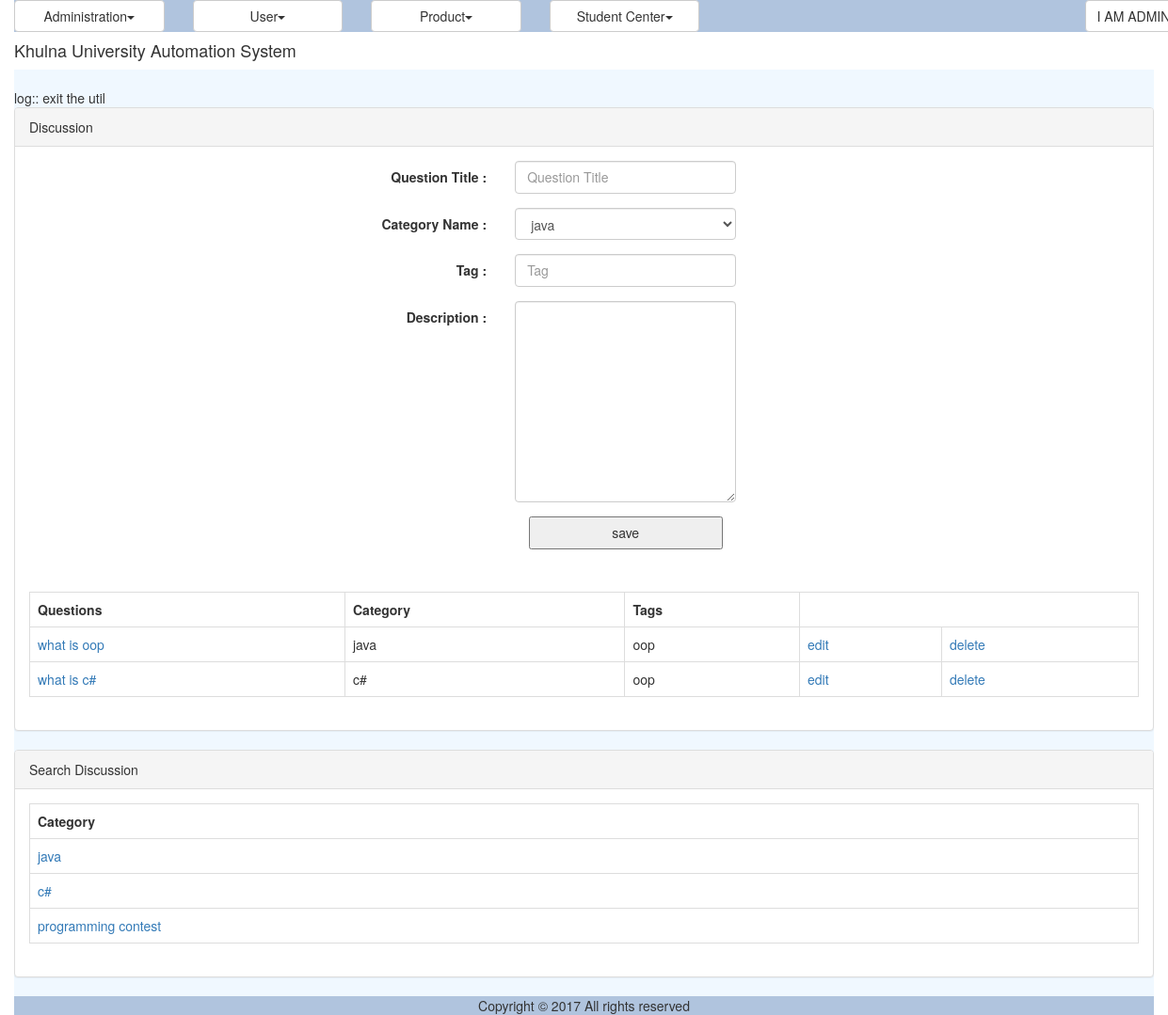
Page /discussion.php (signed in) on the committed database.
### tables this page shows
CREATE TABLE `tbl_discussion_category` (
  `ID` varchar(40) NOT NULL,
  `Name` varchar(40) NOT NULL
);

CREATE TABLE `tbl_discussion` (
  `ID` varchar(40) NOT NULL,
  `Title` varchar(150) NOT NULL,
  `CategoryID` varchar(40) NOT NULL,
  `Description` varchar(300) NOT NULL,
  `Tag` varchar(200) NOT NULL,
  `CreationDate` datetime NOT NULL,
  `CreatorID` varchar(40) NOT NULL
);

### modules/forum/ui/blade/view.discussion.blade.php (called while the page is built, shortened)
<?php
include_once './util/class.util.php';
include_once '/../../bao/class.discussionbao.php';
include_once '/../../bao/class.discussionCategorybao.php';
$_DiscussionBAO = new DiscussionBAO();
$_DiscussionCategoryBAO = new DiscussionCategoryBAO();
?>

### modules/forum/bao/class.discussionCategorybao.php (called while the page is built, shortened)
<?php
include_once './util/class.util.php';
include_once '/../dao/class.discussionCategorydao.php';
Class DiscussionCategoryBAO{
	private $_DiscussionCategoryDAO;
	function DiscussionCategoryBAO(){
		$this->_DiscussionCategoryDAO = new DiscussionCategoryDAO();
	}
	public function getAllDiscussionCategorys(){
		$Result = $this->_DiscussionCategoryDAO->getAllDiscussionCategorys();
		return $Result;
	}
}
?>

### modules/forum/dao/class.discussionCategorydao.php (called while the page is built, shortened)
<?php
include_once './common/class.common.php';
include_once './common/class.common.forum.php';
include_once './util/class.util.php';
Class DiscussionCategoryDAO{
	private $_DB;
	function DiscussionCategoryDAO(){
		$this->_DB = DBUtil::getInstance();
	}
	public function getAllDiscussionCategorys(){
		$DiscussionCategoryList = array();
		$this->_DB->doQuery("SELECT * FROM tbl_discussion_category");
		$rows = $this->_DB->getAllRows();
		for($i = 0; $i < sizeof($rows); $i++) {
			$row = $rows[$i];
			$this->_DiscussionCategory = new DiscussionCategory();
		    $this->_DiscussionCategory->setID ( $row['ID']);
		    $this->_DiscussionCategory->setName( $row['Name'] );
		    $DiscussionCategoryList[]=$this->_DiscussionCategory;
		}
		$Result = new Result();
		$Result->setIsSuccess(1);
		$Result->setResultObject($DiscussionCategoryList);
		return $Result;
	}
}
?>

### common/class.common.php (called while the page is built, shortened)
<?php
class Result{
    private $_IsSuccess=0;
    private $_ResultObject;
    public function setIsSuccess($IsSuccess){
        $this->_IsSuccess = $IsSuccess;
    }
    public function getIsSuccess(){
        return $this->_IsSuccess;
    }
    public function setResultObject($ResultObject){
        $this->_ResultObject = $ResultObject;
    }
    public function getResultObject(){
        return $this->_ResultObject;
    }
}
?>

### common/class.common.forum.php (called while the page is built, shortened)
<?php
class DiscussionCategory{
    private $_ID;
    private $_name;
    public function setID ( $ID ) {
        $this->_ID = $ID;
    }
    public function getID () {
        return $this->_ID;
    }
    public function setName ($Name){
        $this->_name = $Name;
    }
    public function getName(){
        return $this->_name;
    }
}
class Discussion{
    private $_ID;
    private $_Name;
    private $_Category;
    private $_Tag;
    public function setID ( $ID ) {
        $this->_ID = $ID;
    }
    public function getID () {
        return $this->_ID;
    }
    public function setName ( $Name ) {
        $this->_Name = $Name;
    }
    public function getName () {
        return $this->_Name;
    }
    public function setCategory ( $Category ) {
        $this->_Category = $Category;
    }
    public function getCategory () {
        return $this->_Category;
    }
    public function setTag( $Tag ) {
        $this->_Tag = $Tag;
    }
    public function getTag() {
        return $this->_Tag;
    }
}
?>

### modules/forum/bao/class.discussionbao.php (called while the page is built, shortened)
<?php
include_once './util/class.util.php';
include_once '/../dao/class.discussiondao.php';
Class DiscussionBAO{
	private $_DiscussionDAO;
	function DiscussionBAO(){
		$this->_DiscussionDAO = new DiscussionDAO();
	}
	public function getAllDiscussions(){
		$Result = $this->_DiscussionDAO->getAllDiscussions();
		return $Result;
	}
	public function getNameFromCatagoryID($Discussion){
		$Result = $this->_DiscussionDAO->getNameFromCatagoryID($Discussion);
		return $Result;
	}
}
?>

### modules/forum/dao/class.discussiondao.php (called while the page is built, shortened)
<?php
include_once './common/class.common.php';
include_once './common/class.common.forum.php';
include_once './util/class.util.php';
include_once 'class.discussionCategorydao.php';
Class DiscussionDAO{
	private $_DB;
	function DiscussionDAO(){
		$this->_DB = DBUtil::getInstance();
	}
	public function getAllDiscussions(){
		$DiscussionList = array();
		$this->_DB->doQuery("SELECT * FROM tbl_discussion");
		$rows = $this->_DB->getAllRows();
		for($i = 0; $i < sizeof($rows); $i++) {
			$row = $rows[$i];
			$this->_Discussion = new Discussion();
		    $this->_Discussion->setID ( $row['ID']);
		    $this->_Discussion->setName( $row['Title'] );
		    $this->_Discussion->setCategory( $row['CategoryID'] );
		    $this->_Discussion->setDescription( $row['Description'] );
		    $this->_Discussion->setTag( $row['Tag'] );
		    $this->_Discussion->setCreationDate( $row['CreationDate'] );
		    $this->_Discussion->setCreator( $row['CreatorID'] );
		    $DiscussionList[]=$this->_Discussion;
		}
		$Result = new Result();
		$Result->setIsSuccess(1);
		$Result->setResultObject($DiscussionList);
		return $Result;
	}
	public function getNameFromCatagoryID($CatagoryID){
		$SQL = "SELECT * FROM tbl_discussion_category
				WHERE ID='".$CatagoryID."'";
		$SQL = $this->_DB->doQuery($SQL);
		$row = $this->_DB->getTopRow();
		$this->_DiscussionCategory = new DiscussionCategory();
		$this->_DiscussionCategory->setID ( $row['ID']);
		$this->_DiscussionCategory->setName( $row['Name'] );
	 	$Result = new Result();
		$Result->setIsSuccess(1);
		$Result->setResultObject($this->_DiscussionCategory);
		return $Result;
	}
}
?>

### modules/forum/ui/view.discussion.php (the view)
<?php
include_once 'blade/view.discussion.blade.php';
include_once './common/class.common.php';
?>
<div class="panel panel-default">
    <div class="panel-heading">Discussion</div>
    <div class="panel-body">
	<div id="form">
		<form method="post" class="form-horizontal">
			<div class="form-group">
				<label class="control-label col-sm-4" for="txtQuestion">Question Title : </label>
				<div class="col-sm-6">
					<input type="text" class="form-control"  name="txtQuestion" placeholder="Question Title" value="<?php
					if(isset($_GET['edit'])) echo $getROW->getName();  ?>" />
				</div>
			</div>
			<div class="form-group">
				<label class="control-label col-sm-4" for="txtCat">Category Name : </label>
				<div class="col-sm-6">
						    <?php
						    $var = '<select name="txtCat" class="form-control"  id="select-from-cat">';
							$Result = $_DiscussionCategoryBAO->getAllDiscussionCategorys();
							if($Result->getIsSuccess()){
								$DiscussionCategorys = $Result->getResultObject();
						       for ($i=0; $i < sizeof($DiscussionCategorys); $i++) {
						       		$DiscussionCategory = $DiscussionCategorys[$i];
						    		$var = $var. '<option value="'.$DiscussionCategory->getID().'"';
						          	$var = $var.'>'.$DiscussionCategory->getName().'</option>';
								}
								$var = $var.'</select>';
							}
							echo $var;
							?>
				</div>
			</div>
			<div class="form-group">
				<label class="control-label col-sm-4" for="txtTag">Tag : </label>
				<div class="col-sm-6">
					<input type="text" class="form-control"  name="txtTag" placeholder="Tag" value="<?php
					if(isset($_GET['edit'])) echo $getROW->getTag();  ?>" />
				</div>
			</div>
			<div class="form-group">
				<label class="control-label col-sm-4" for="txtDes">Description : </label>
				<div class="col-sm-6">
					<textarea rows="10" cols="40" class="form-control"  name="txtDes" placeholder="Description"
					value="<?php
					if(isset($_GET['edit'])) echo $getROW->getDescription();  ?>" >
					</textarea>
				</div>
			</div>
	        <div class="form-group">
              <div class="col-sm-offset-2 col-sm-10">
						<?php
						if(isset($_GET['edit']))
						{
							?>
							<button type="submit" name="update">update</button>
							<?php
						}
						else
						{
							?>
							<button type="submit" name="save">save</button>
							<?php
						}
						?>
				</div>
			</div>
		</form>
	</div>
	</div>
	<div class="panel-body">
	<table class="table table-bordered">
	<?php
	$Result = $_DiscussionBAO->getAllDiscussions();
	if($Result->getIsSuccess()){
		$DiscussionList = $Result->getResultObject();
	?>
		<tr>
			<th>Questions</th>
			<th>Category</th>
			<th>Tags</th>
		</tr>
		<?php
		for($i = 0; $i < sizeof($DiscussionList); $i++) {
			$Discussion = $DiscussionList[$i];
			?>
		    <tr>
		    <td><a href="discussion_comment.php?view=<?php echo $Discussion->getID(); ?>" onclick="return ; " >
		    <?php echo $Discussion->getName(); ?></a></td>
			    <td><?php $id = $Discussion->getCategory();
			    	$Result2 = $_DiscussionBAO->getNameFromCatagoryID($id);
			    	if ($Result2->getIsSuccess()) {
			    		$DiscussionCategory = $Result2->getResultObject();
			    		echo $DiscussionCategory->getName();
			    	}
			    	 ?></td>
			    <td><?php echo $Discussion->getTag(); ?></td>
			    <td><a href="?edit=<?php echo $Discussion->getID(); ?>" onclick="return confirm('sure to edit !'); " >edit</a></td>
			    <td><a href="?del=<?php echo $Discussion->getID(); ?>" onclick="return confirm('sure to delete !'); " >delete</a></td>
		    </tr>
	    <?php
		}
	}
	else{
		echo $Result->getResultObject();
	}
	?>
	</table>
	</div>
</div>
<div class="panel panel-default">
    <div class="panel-heading">Search Discussion</div>
	<div class="panel-body">
		<table class="table table-bordered">
			<tr>
				<th>Category</th>
			</tr>
			<?php
				$Result = $_DiscussionCategoryBAO->getAllDiscussionCategorys();
				if($Result->getIsSuccess())
				{
					$DiscussionCategorys = $Result->getResultObject();
			        for ($i=0; $i < sizeof($DiscussionCategorys); $i++)
					{
						$DiscussionCategory = $DiscussionCategorys[$i];?>
						<tr><td><a href="discussion_search.php?Category=<?php echo $DiscussionCategory->getID(); ?>" onclick="return; "> <?php echo $DiscussionCategory->getName() ?> </a></td>
						</tr>
					<?php
					}
				}
				?>
		</table>
	</div>
</div>

### resources/css/style.css (style rules this page uses)
#form { width:500px; margin:0px auto; text-align:center; }
#form form input { width:100%; height:35px; }
form button { width:50%; height:35px; }
table,td { border:solid #e9e9e9 1px; }

### rows in the picture
tbl_discussion_category: txtCat "java", Name "java"
tbl_discussion: Title "what is oop", tbl_discussion_category.Name "java", Tag "oop"
tbl_discussion: Title "what is c#", tbl_discussion_category.Name "c#", Tag "oop"
tbl_discussion_category: Name "c#"
tbl_discussion_category: Name "programming contest"

### other values in the picture
$globalMenu[$i]->getTitle() "Administration User Product Student Center"
$CurrentUser->getFirstName() "I AM"
